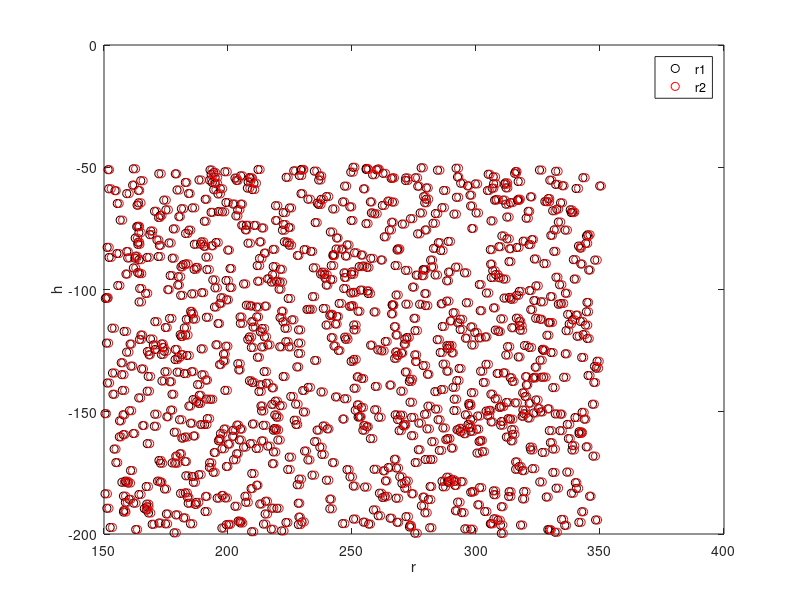

This figure's MATLAB source: (Note: this script raises an error after producing the figure.)
%% Simulation Parameters
B = 1;
minAngle = 0;
angleRange = 60;
minDist = 150;
distRange = 200;
minH = -200;
hRange = 150;
numPoints = 1000;

%% Creating simulated SAS data
points = zeros(numPoints, 1);
r1 = zeros(numPoints, 2);
r2 = zeros(numPoints, 2);
angles = zeros(numPoints, 1);
for i = 1:numPoints
   angle = minAngle + rand*angleRange;
   dist = minDist + rand*distRange;%distance from r1 along the horizontal plane
   h = minH + rand*hRange;
   
   angles(i) = angle;
   
   r1(i, 1) = dist;
   r1(i, 2) = h;
   r2(i, 1) = sqrt((dist*cosd(angle) + B)^2 + (dist*sind(angle))^2);
   r2(i, 2) = h;
end

figure(1)
clf
plot(r1(:, 1), r1(:, 2), 'ko')
% figure(2)
% clf
hold on
plot(r2(:, 1), r2(:, 2), 'ro')
xlabel('r')
ylabel('h')
legend('r1', 'r2')

%% Testing coregistration algorithm
%labels = coregister(r1, r2); 
labels = coregister2(r1, r2, minAngle, minAngle + angleRange, B); 
allIndices = (1:length(labels))';
score = sum(labels == allIndices)/length(labels)

%Show where the algorithm got the wrong answer
% missedIndices = allIndices(labels ~= allIndices);
% originalPoints = zeros(length(missedIndices), 2);
% guessedPoints = zeros(length(missedIndices), 2);
% actualPoints = zeros(length(missedIndices), 2);
% for i = 1:length(missedIndices)
%     missedIndex = missedIndices(i);
%     originalPoints(i, :) = r1(missedIndex, :);
%     guessedPoints(i, :) = r2(labels(missedIndex), :);
%     actualPoints(i, :) = r2(missedIndex, :);
% end
% figure(2)
% clf
% plot(originalPoints(:, 1), originalPoints(:, 2), 'bo', ...
%     guessedPoints(:, 1), guessedPoints(:, 2), 'r*', ...
%     actualPoints(:, 1), actualPoints(:, 2), 'g*')

%Calculate angles
calculatedAngles = zeros(numPoints, 1);
for i = 1:numPoints
    if labels(i) > 0 && labels(i) <= numPoints
        calculatedAngles(i) = calculateAngle(r1(i), r2(labels(i)), B);
    else
        calculatedAngles(i) = minAngle + angleRange/2;
    end
end

%Show how accurate angle calculations were
figure(3)
clf
plot(angles, 'b*')
hold on
plot(calculatedAngles, 'g*')
plot(abs(angles - calculatedAngles), 'ro')
xlabel('Point Number')
ylabel('Angle (degrees)')
legend('Actual', 'Estimate', 'Difference')

